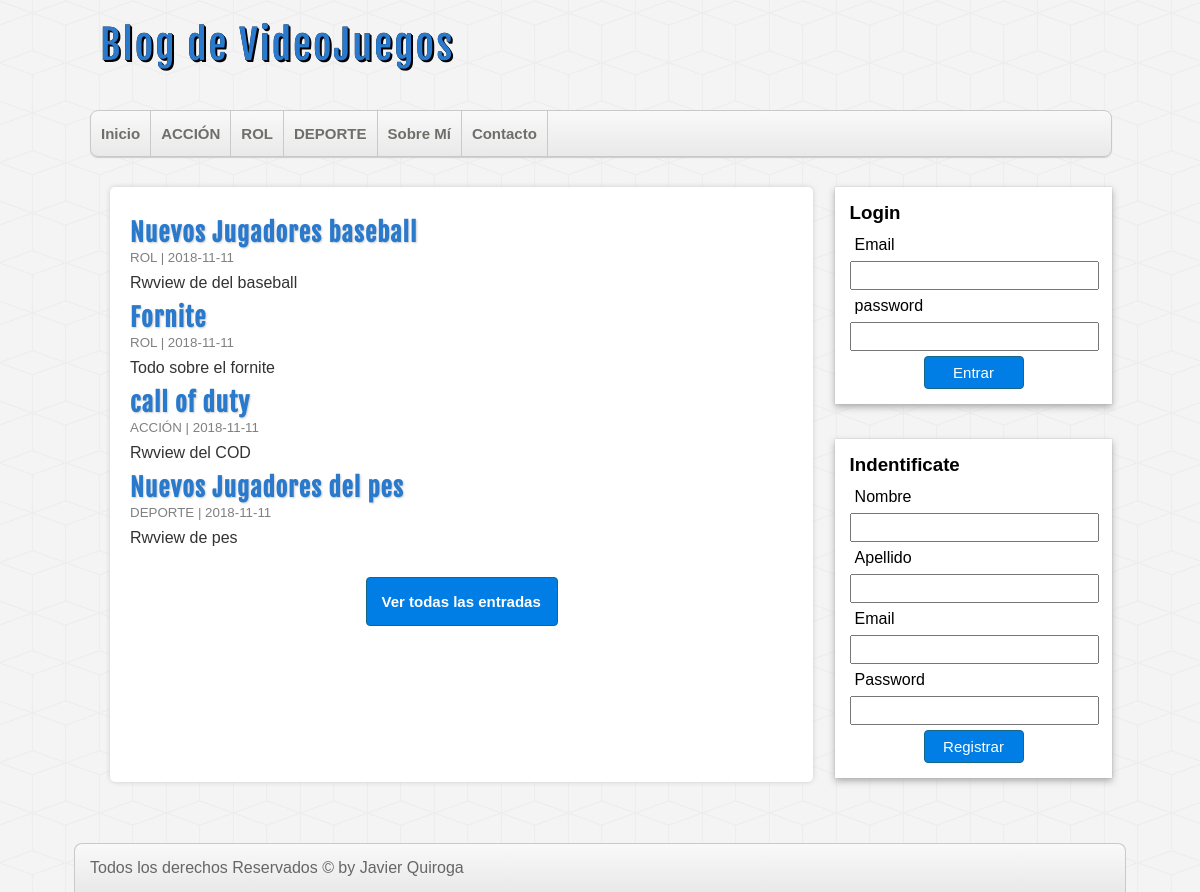
Screenshot of /25.proyecto_php/index.php with the database file from the repository.
### tables this page shows
CREATE TABLE categorias(
id      INT(255) AUTO_INCREMENT NOT NULL,
nombre  VARCHAR(100),
CONSTRAINT pk_categorias PRIMARY KEY(id)

);

CREATE TABLE entradas(
id             INT(255) AUTO_INCREMENT NOT NULL,  
usuario_id     INT(255)  NOT NULL,
categoria_id   INT(255)  NOT NULL,
titulo         VARCHAR(255),
descripcion    MEDIUMTEXT,
fecha          DATE NOT NULL,
CONSTRAINT pk_entradas PRIMARY KEY(id),
CONSTRAINT fk_entrada_usuario FOREIGN KEY(usuario_id) REFERENCES usuarios(id),
CONSTRAINT fk_entrada_categoria FOREIGN KEY(categoria_id) REFERENCES categorias(id)
);

### 25.proyecto_php/includes/helpers.php (called while the page is built, shortened)
<?php
function conseguirCategorias()
{   global $con;
    $sql = "SELECT * FROM categorias ORDER BY id ASC;";
    $categorias =  mysqli_query($con, $sql);
    $result = array();
    if ($categorias && mysqli_num_rows($categorias) >= 1) {
        $result = $categorias;
    }
    return $result;
}
function conseguirUltimaEntradas()
{   global $con;
    $sql = "SELECT e.*, c.nombre as 'categoria' FROM entradas e ";
    $sql.="INNER JOIN categorias c ON  e.categoria_id = c.id ";
    $sql.="ORDER BY e.id DESC LIMIT 4";
    $ultimaEntradas =  mysqli_query($con, $sql);
    $result = array();
    if ($ultimaEntradas && mysqli_num_rows($ultimaEntradas) >= 1) {
        $result = $ultimaEntradas;
    }
    return $result;
}

### 25.proyecto_php/index.php (the view)
<?php require_once './includes/cabecera.php'; ?>
<?php require_once './includes/lateral.php';?>
    <div id="principal">
        <?php $entradas = conseguirUltimaEntradas();
        if(!empty($entradas)) :
         while($entrada = mysqli_fetch_assoc($entradas) ) :
        ?>
            <article class="entrada">
                <a href="entrada.php?id=<?= $entrada['id']?>">
                    <h2><?= $entrada['titulo']?></h2>
                    <span class="fecha-entrada"><?=$entrada['categoria'].' | '.$entrada['fecha']?></span>
                    <?php if (strlen($entrada['descripcion']) >= 200) : ?>
                     <p><?=substr($entrada['descripcion'], 0, 200).'...';?></p>
                    <?php else:?>
                    <p><?=$entrada['descripcion'];?></p>
                    <?php endif;?>
                </a>
            </article>
        <?php
         endwhile;
        endif;
        ?>
        <div id="ver-todas">
            <a href="">Ver todas las entradas</a>
        </div>
    </div>
    <?php include_once './includes/footer.php';?>

### 25.proyecto_php/includes/cabecera.php (shortened to what this page needs)
<?php require_once 'conexion.php'?>
<?php require_once 'helpers.php'; ?>
<!DOCTYPE html>
<html lang="en">
<head>
    <link rel="stylesheet" href="./assets/css/style.css">
</head>
<body>
    <header id="cabecera">
        <div id="logo">
            <a href="./">
                Blog de VideoJuegos
            </a>
        </div>
        <nav id="menu">
            <ul>
                <li><a href="./">Inicio</a></li>
                <?php $categorias = conseguirCategorias();  ?>
                <?php while($categoria = mysqli_fetch_assoc($categorias)) :?>
                <li><a href="categoria.php?id=<?php echo $categoria['id']?>"><?php echo $categoria['nombre']?></a></li>
                <?php endwhile;?>
                <li><a href="http://">Sobre Mí</a></li>
                <li><a href="http://">Contacto</a></li>
            </ul>
        </nav>
    </header>
    <div id="contenedor">

### 25.proyecto_php/includes/lateral.php (shortened to what this page needs)
<aside id="sidebar">
<?php if (!isset($_SESSION['usuario'])) :  ?>
    <div id="login.php" class="bloque">
        <h3>Login</h3>
        <form action="login.php" method="POST">
            <label for="email">Email</label>
            <input type="email" name="email" id="email">
            <label for="password">password</label>
            <input type="password" name="password" id="password">
            <input type="submit" value="Entrar" />
        </form>
    </div>
    <div id="register" class="bloque">
        <h3>Indentificate</h3>
        <form action="registro.php" method="post">
            <label for="newnombre">Nombre</label>
            <input type="text" name="newnombre" id="newnombre">
            <label for="newapellido">Apellido</label>
            <input type="text" name="newapellido" id="newapellido">
            <label for="newemail">Email</label>
            <input type="email" name="newemail" id="newemail">
            <label for="newpassword">Password</label>
            <input type="password" name="newpassword" id="newpassword">
            <input type="submit" value="Registrar" name="submit" />
        </form>
    </div>
    <?php endif;?>
</aside>

### 25.proyecto_php/includes/footer.php (shortened to what this page needs)
     </div>
    <footer id="footer">
        <p>Todos los derechos Reservados &copy; by Javier Quiroga<p>
    </footer>
</body>
</html>

### 25.proyecto_php/assets/css/style.css (style rules this page uses)
* { padding:0; margin:0; font-family: sans-serif, Helvetica, Arial; text-decoration: none; }
body { background: url(../img/cubes.png) #f4f4f4; }
#cabecera { width: 85%; height: auto; background: transparent; margin: 0px auto; }
#logo { float: left; width: 540px; height: 110px; }
#logo a { font-family: "fajala", Arial, Helvetica, sans-serif; font-size: 40px; letter-spacing: 2px; color:#2979cd; text-shadow: 0px 0px 0px black, 1px 1px 0px black, 2px 2px 0px black; -moz-transform: all 500ms; transition: all 500ms; line-height: 90px; margin-left: 10px; }
#menu { clear:both; width: 100%; height: 45px; background: linear-gradient(to bottom, #f9f9f9 0px, #e9e9e9 100%); border: 1px solid #c9c9c9; border-radius: 8px; box-shadow: 0px 1px 1px #ccc; overflow: hidden; }
#menu ul { list-style: none; }
#menu ul li { float:left; line-height: 45px; border-right: 1px solid #c9c9c9; }
#menu ul li a { display: block; padding-left: 10px; padding-right: 10px; font-size: 15px; color: #6e6e6a; font-weight: bold; }
#contenedor { width: 85%; height: auto; min-height: auto; margin: 0px auto; margin-top: 30px; margin-bottom: 30px; }
#sidebar { float: right; width: 27%; height:auto; }
#principal { float:left; width: 65%; min-height: 555px; background: #fff; border-radius: 5px; box-shadow: 0px 0px 5px #ccc; margin-left: 20px; padding: 20px; overflow: hidden; }
#principal a { color:#333; text-align: justify; }
#principal p { margin-top: 8px; text-align: justify; }
#principal h2 { font-size:25px; letter-spacing: 1px; font-family: "fajala"; margin-top:10px; color:#2979cd; text-shadow: 1px 1px 2px #ccc; }
#ver-todas a { color: white; display: block; font-weight: bold; font-size: 15px; border-radius: 4px; padding: 15px; background: #007ee5; border: 1px solid #156785; width: 160px; margin: 0px auto; cursor: pointer; margin-top: 30px; }
.bloque { display: block; width: 90%; margin: 0px auto; margin-bottom: 35px; background: #ffff; padding:15px; box-shadow: 0px 0px 1px #aaaaaa, 0px 3px 7px #aaaaaa, 0px 0px 1px #FFF inset, 0px -3px 2px #FFF inset; }
.bloque h3 { margin-bottom:7px; }
label, input[type="text"], input[type="email"], input[type="password"] { display: block; width: 95%; margin-bottom: 2px; padding: 5px; }
label, input[type="text"], input[type="email"], input[type="password"]:active { display: block; width: 95%; margin-bottom: 2px; padding: 5px; outline: 0px; }
input[type="button"], input[type="submit"] { color: white; display: block; font-size: 15px; border-radius: 4px; padding: 7px; background: #007ee5; border: 1px solid #156785; width: 100px; margin: 0px auto; cursor: pointer; margin-top: 5px; }
#footer { width: 85%; clear:both; margin: 0px auto; background: linear-gradient(to bottom, #f9f9f9 0px, #e9e9e9 100%); border:1px solid #c9c9c9; border-bottom:none; border-radius: 8px 8px 0px 0px; color:#666; height: auto; padding: 15px; }
.fecha-entrada { color:grey; margin-top:5px; font-size:10pt; }

### rows the page displays
categorias: nombre "ACCIÓN"
categorias: nombre "ROL"
categorias: nombre "DEPORTE"
entradas: titulo "Nuevos Jugadores baseball", categoria.nombre "ROL", fecha "2018-11-11", descripcion "Rwview de del baseball"
entradas: titulo "Fornite", categoria.nombre "ROL", fecha "2018-11-11", descripcion "Todo sobre el fornite"
entradas: titulo "call of duty", categoria.nombre "ACCIÓN", fecha "2018-11-11", descripcion "Rwview del COD"
entradas: titulo "Nuevos Jugadores del pes", categoria.nombre "DEPORTE", fecha "2018-11-11", descripcion "Rwview de pes"
